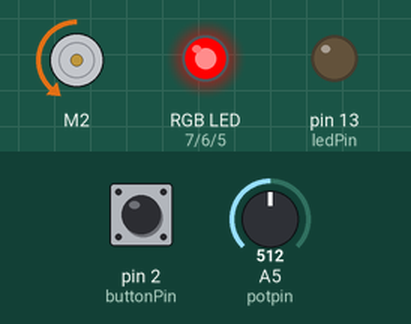
The sketch below on a simulated Arduino Uno, built with avr-gcc and run on an emulated ATmega328P. Parts: DC motor (green arrow = forward, orange = backward, longer = faster), an RGB LED mixed from three pins (HIGH = lit), output pins drawn as LEDs (lit = HIGH). Inputs (shaded band) come from the test bench; at power-on: A5 (potpin) = 512, pin 2 (buttonPin) LOW. What the sketch prints to the serial monitor is not drawn.

Above: at 1.2 s.
1.3 s: A5 (potpin) set to 404
At 1.8 s:
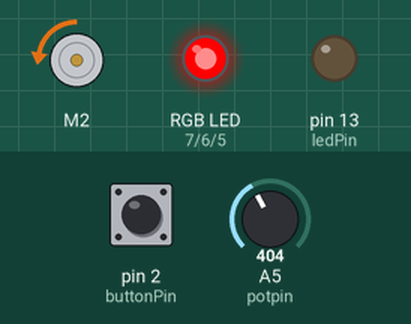
2.8 s: A5 (potpin) set to 372
At 4.0 s:
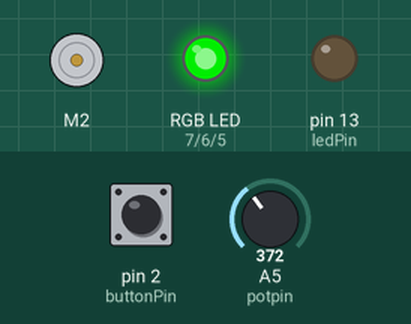
4.3 s: A5 (potpin) set to 306
At 5.2 s:
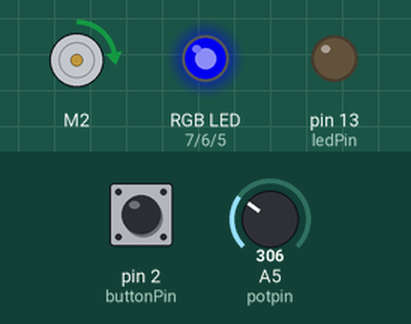
5.8 s: A5 (potpin) set to 900
At 6.4 s:
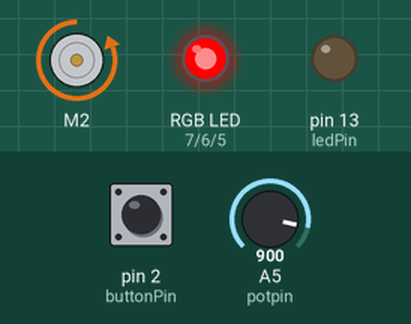
7.3 s: A5 (potpin) set to 680
At 8.5 s:
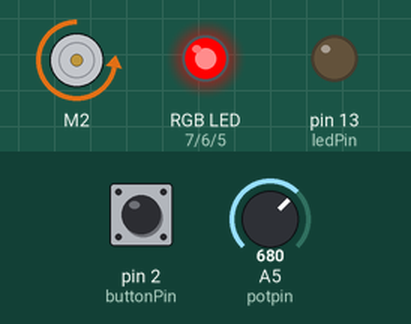
8.8 s: A5 (potpin) set to 0
At 9.9 s:
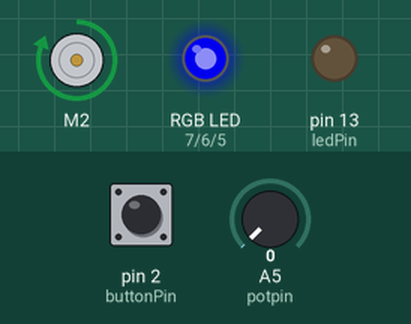
Timing chart, 0 to 11.3 s (numbered marks = the images above; inputs shaded):
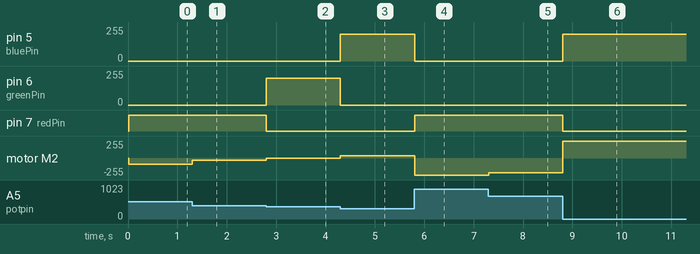

The sketch:

motordrivertester.ino
```cpp
#include "DualG2HighPowerMotorShield.h"

// Uncomment the version corresponding with the version of your shield.
//DualG2HighPowerMotorShield24v14 md;
// DualG2HighPowerMotorShield18v18 md;
 DualG2HighPowerMotorShield24v18 md;
// DualG2HighPowerMotorShield18v22 md;

const int buttonPin = 2;     // the number of the pushbutton pin
const int ledPin =  13;      // the number of the LED pin
int buttonState = 0;         // variable for reading the pushbutton status
int potpin = A5;
int spd;
int redPin = 7;
int greenPin = 6;
int bluePin = 5;
int potMin = 0;
int potMax = 690;
int avg;

void setup() {
  // initialize the LED pin as an output:
  pinMode(ledPin, OUTPUT);
  pinMode(buttonPin, INPUT);
  pinMode(redPin, OUTPUT);
  pinMode(greenPin, OUTPUT);
  pinMode(bluePin, OUTPUT);
  Serial.begin(115200);
  Serial.println("Hot/Cold Seat Test");
  md.init();
  md.calibrateCurrentOffsets();

  delay(10);

  // Uncomment to flip a motor's direction:
  md.flipM1(true);
  md.flipM2(true);
}

void loop() {
  md.enableDrivers();
  delay(1);  // The drivers require a maximum of 1ms to elapse when brought out of sleep mode.

  buttonState = digitalRead(buttonPin);
  int val = analogRead(potpin);
  //potspeed(val);
  //Serial.println("Pot Value: ");
  //Serial.println(val);
  avg = map(val, potMin, potMax, 0, 16);
  spd = map(avg, 0, 16, -400, 400);
  //Serial.println("Motor Speed: ");
  //Serial.println(spd);
  //md.setM1Speed(spd);
  md.setM2Speed(spd);
  Serial.print("M2 current: ");
  Serial.println(md.getM2CurrentMilliamps());
  //stopIfFault();
  if (spd >= 2)
{
   setColor(200, 0, 0);
}
else if (spd < 1 && spd > -1)
{
  setColor(0, 200, 0);
}
else if (spd <= -1)
{
  setColor(0, 0,200);
}
else
{
  //Safe! Continue usual tasks...
}
  }


void stopIfFault()
{
  if (md.getM1Fault())
  {
    md.disableDrivers();
  delay(1);
    Serial.println("M1 fault");
    while (1);
  }
  if (md.getM2Fault())
  {
    md.disableDrivers();
  delay(1);
    Serial.println("M2 fault");
    while (1);
  }
}

void potspeed(int val){
  spd = map(val, potMin, potMax, -400, 400);
  return spd;
  }

void setColor(int red, int green, int blue)
{
  #ifdef COMMON_ANODE
    red = 255 - red;
    green = 255 - green;
    blue = 255 - blue;
  #endif
  analogWrite(redPin, red);
  analogWrite(greenPin, green);
  analogWrite(bluePin, blue);
}
```

Measured:
- the behaviour switches between 389 and 388 on A5 (potpin) (found by bisection; images 1 and 2)
- after the input at 1.3 s, motor M2: backward 95/255 → backward 31/255 at once
- after the input at 2.8 s, pin 6 (greenPin): 0/255 → 200/255 at once; pin 7 (redPin): HIGH → LOW at once; motor M2: backward 31/255 → stopped at once
- after the input at 4.3 s, pin 5 (bluePin): 0/255 → 200/255 at once; pin 6 (greenPin): 200/255 → 0/255 at once; motor M2: stopped → forward 31/255 at once
- after the input at 5.8 s, pin 5 (bluePin): 200/255 → 0/255 at once; pin 7 (redPin): LOW → HIGH at once; motor M2: forward 31/255 → backward 255/255 at once
- after the input at 7.3 s, motor M2: backward 255/255 → backward 223/255 at once
- after the input at 8.8 s, pin 5 (bluePin): 0/255 → 200/255 at once; pin 7 (redPin): HIGH → LOW at once; motor M2: backward 223/255 → forward 255/255 at once
